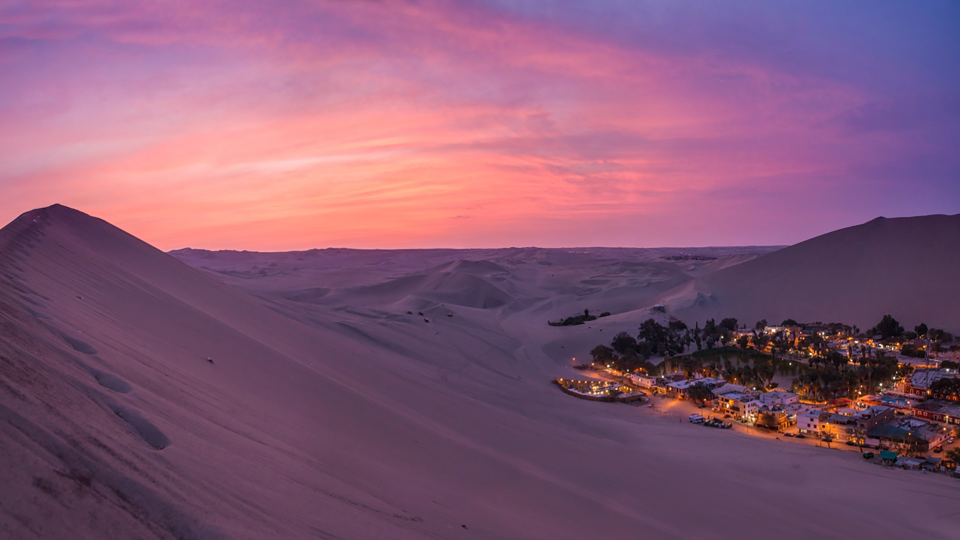
%> input picture Week1/Tutorial/matlab_example/imgs/landscape.jpg, 1920 x 1080 px (shown at 1/2 size)
$ octave image_simple_op.m   (GNU Octave 9; MATLAB toolbox functions it lacks are replaced by stand-ins)
%> lines starting %> are read from the running program, lines starting %| are printed output that depends on the picture
% read image into workspace
img = 'imgs/landscape.jpg';
X = imread(img);
%> X is the input picture: size 1080x1920x3 uint8; mean R, G, B 133.9, 89.1, 116.8

% check meta info of x
whos X

% X = imread('cameraman.tif');

% check image info stored in disk
% imfinfo(img)

% show image as figure window
subplot(2, 2, 1); imshow(X); title("row image")

% convert rgb image to gray image
X_gray = rgb2gray(X); %
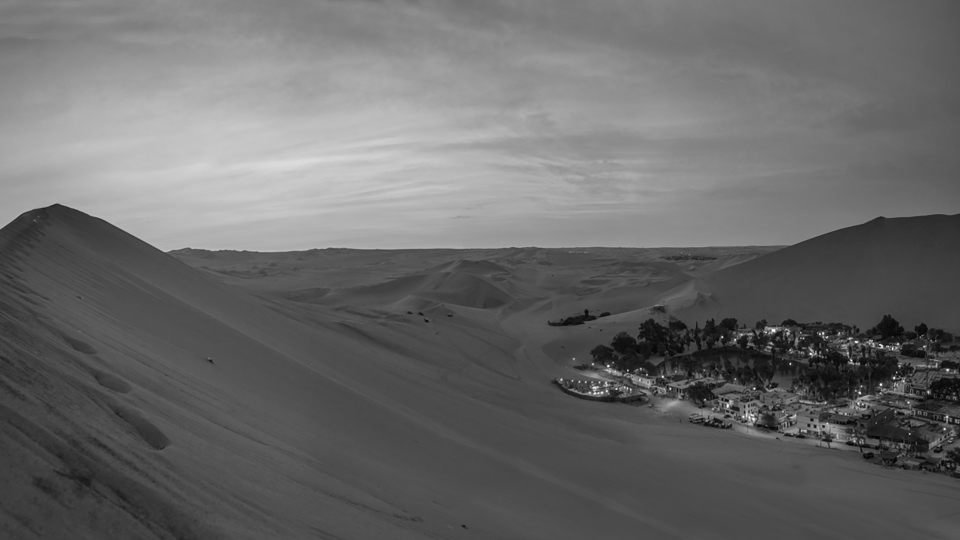
%> X_gray: size 1080x1920 uint8 (shown at 1/2 size); min 0, max 255, mean 105.6
subplot(2, 2, 2); imshow(X_gray); title("gray image")
%> after `title("gray image")`:
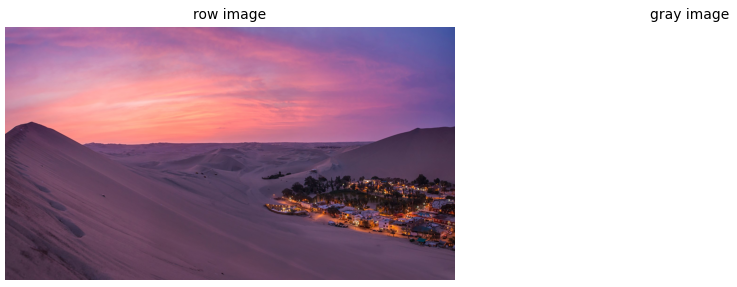
%> figure redrawn from the program's plot data, 2 panels

% convert rgb image to ind image
map = jet(256);
%> (the run ends here)
